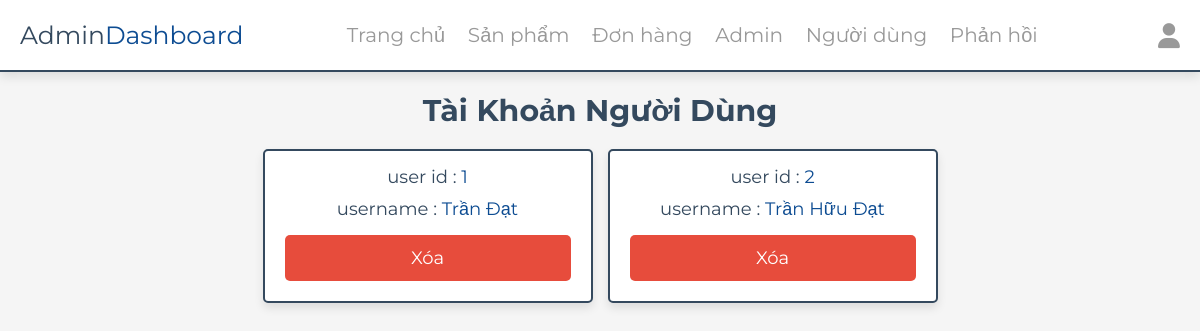
/admin/users_accounts.php (signed in), run on the app's committed database.
### tables this page shows
CREATE TABLE `users` (
  `id` int(100) NOT NULL,
  `name` varchar(20) NOT NULL,
  `email` varchar(50) NOT NULL,
  `number` varchar(10) NOT NULL,
  `password` varchar(50) NOT NULL,
  `address` varchar(500) NOT NULL
);

### admin/users_accounts.php (the view, shortened to what this page needs)
<?php
include '../components/connect.php';
?>
<!DOCTYPE html>
<html lang="en">
<head>
   <link rel="stylesheet" href="https://cdnjs.cloudflare.com/ajax/libs/font-awesome/6.1.1/css/all.min.css">
   <link rel="stylesheet" href="../css/admin_style.css">
</head>
<body>
   <?php include '../components/admin_header.php' ?>
   <section class="accounts">
      <h1 class="heading">Tài khoản người dùng</h1>
      <div class="box-container">
         <?php
         $select_account = $conn->prepare("SELECT * FROM `users`");
         $select_account->execute();
         if ($select_account->rowCount() > 0) {
            while ($fetch_accounts = $select_account->fetch(PDO::FETCH_ASSOC)) {
         ?>
               <div class="box">
                  <p> user id : <span><?= $fetch_accounts['id']; ?></span> </p>
                  <p> username : <span><?= $fetch_accounts['name']; ?></span> </p>
                  <a href="users_accounts.php?delete=<?= $fetch_accounts['id']; ?>" class="delete-btn" onclick="return confirm('Xóa tài khoản này?');">Xóa</a>
               </div>
         <?php
            }
         } else {
            echo '<p class="empty">Không có tài khoản người dùng!</p>';
         }
         ?>
      </div>
   </section>
</body>
</html>

### css/admin_style.css (style rules this page uses)
:root { --main-color: #0D4C92; --red: #e74c3c; --orange: #f39c12; --black: #34495e; --white: #fff; --light-bg: #f5f5f5; --light-color: #999; --border: .2rem solid var(--black); --box-shadow: 0 .5rem 1rem rgba(0, 0, 0, .1); }
* { font-family: 'Montserrat', sans-serif; margin: 0; padding: 0; box-sizing: border-box; text-decoration: none; outline: none; border: none; }
html { font-size: 62.5%; overflow-x: hidden; }
body { background-color: var(--light-bg); }
section { max-width: 1200px; margin: 0 auto; padding: 2rem; }
.btn, .delete-btn, .option-btn { display: block; margin-top: 1rem; border-radius: .5rem; cursor: pointer; width: 100%; font-size: 1.8rem; color: var(--white); padding: 1.2rem 3rem; text-transform: capitalize; text-align: center; }
.delete-btn { background-color: var(--red); }
.heading { text-align: center; margin-bottom: 2rem; text-transform: capitalize; color: var(--black); font-size: 3rem; }
.accounts .box-container { display: grid; grid-template-columns: repeat(auto-fit, 33rem); gap: 1.5rem; justify-content: center; align-items: flex-start; }
.accounts .box-container .box { background-color: var(--white); border-radius: .5rem; box-shadow: var(--box-shadow); border: var(--border); padding: 2rem; padding-top: 1rem; text-align: center; }
.accounts .box-container .box p { padding: .5rem 0; font-size: 1.8rem; color: var(--black); }
.accounts .box-container .box p span { color: var(--main-color); }

### data on the page
users: id "1", name "Trần Đạt"
users: id "2", name "Trần Hữu Đạt"
